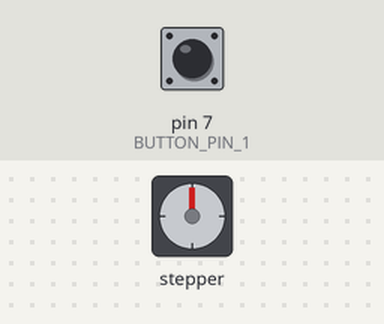
A sketch run on a simulated Arduino Uno, built with avr-gcc and run on an emulated ATmega328P. On the bench: stepper motor. Wiring (inferred from the names in the program): stepper motor (2048 steps per turn assumed): coils pin 9, pin 10, pin 11, pin 12. The test bench sets the inputs (shaded band); at power-on: pin 7 (BUTTON_PIN_1) HIGH.

Above: at 1.2 s.
1.3 s: pin 7 (BUTTON_PIN_1) pulled LOW for 0.15 s
At 1.46 s:
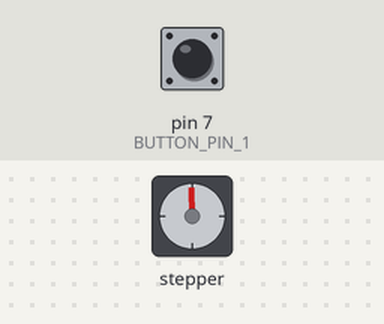
At 2.06 s:
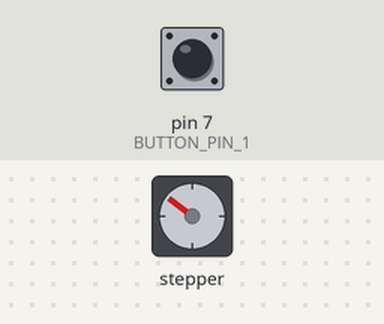
4.3 s: pin 7 (BUTTON_PIN_1) pulled LOW for 1 s
At 4.61 s:
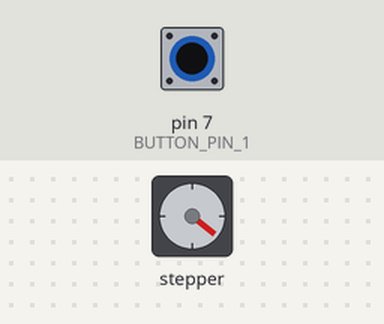
Timing chart, 0 to 8.6 s (numbered marks = the images above; inputs shaded):
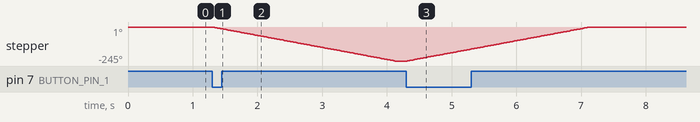

Measured:
- after the input at 1.3 s, stepper: keeps turning counter-clockwise at about 87°/s, starting at once
- after the input at 4.3 s, stepper: turns 245° clockwise in 2.8 s, starting at once

The sketch:

stepper.ino
```cpp
//Barbu Angelo-Gabriel (angelo.barbu123@gmail.com)

#define BUTTON_PIN_1 7

#define STEPPER_PIN_1 9
#define STEPPER_PIN_2 10
#define STEPPER_PIN_3 11
#define STEPPER_PIN_4 12

bool oldDirection = true;
bool buttonState_1 = true;
int stepNumber = 0;

//function for one step
//signal sent to each stepper pin
void one_step (bool direction) {
  if (direction) {
    //going forward from S_PIN_1 to S_PIN_4
    switch (stepNumber) {
      case 0:
      digitalWrite(STEPPER_PIN_1, HIGH);
      digitalWrite(STEPPER_PIN_2, LOW);
      digitalWrite(STEPPER_PIN_3, LOW);
      digitalWrite(STEPPER_PIN_4, LOW);
      break;
      case 1:
      digitalWrite(STEPPER_PIN_1, LOW);
      digitalWrite(STEPPER_PIN_2, HIGH);
      digitalWrite(STEPPER_PIN_3, LOW);
      digitalWrite(STEPPER_PIN_4, LOW);
      break;
      case 2:
      digitalWrite(STEPPER_PIN_1, LOW);
      digitalWrite(STEPPER_PIN_2, LOW);
      digitalWrite(STEPPER_PIN_3, HIGH);
      digitalWrite(STEPPER_PIN_4, LOW);
      break;
      case 3:
      digitalWrite(STEPPER_PIN_1, LOW);
      digitalWrite(STEPPER_PIN_2, LOW);
      digitalWrite(STEPPER_PIN_3, LOW);
      digitalWrite(STEPPER_PIN_4, HIGH);
      break;
    }
  } else {
    //going backwards from S_PIN_4 to S_PIN_1
    switch (stepNumber) {
      case 0:
      digitalWrite(STEPPER_PIN_1, LOW);
      digitalWrite(STEPPER_PIN_2, LOW);
      digitalWrite(STEPPER_PIN_3, LOW);
      digitalWrite(STEPPER_PIN_4, HIGH);
      break;
      case 1:
      digitalWrite(STEPPER_PIN_1, LOW);
      digitalWrite(STEPPER_PIN_2, LOW);
      digitalWrite(STEPPER_PIN_3, HIGH);
      digitalWrite(STEPPER_PIN_4, LOW);
      break;
      case 2:
      digitalWrite(STEPPER_PIN_1, LOW);
      digitalWrite(STEPPER_PIN_2, HIGH);
      digitalWrite(STEPPER_PIN_3, LOW);
      digitalWrite(STEPPER_PIN_4, LOW);
      break;
      case 3:
      digitalWrite(STEPPER_PIN_1, HIGH);
      digitalWrite(STEPPER_PIN_2, LOW);
      digitalWrite(STEPPER_PIN_3, LOW);
      digitalWrite(STEPPER_PIN_4, LOW);
      break;
    }
  }
  stepNumber++;
  //4 signals sequence
  if (stepNumber > 3)
    stepNumber = 0;
}

void setup() {
  pinMode(BUTTON_PIN_1, INPUT_PULLUP);
  pinMode(STEPPER_PIN_1, OUTPUT);
  pinMode(STEPPER_PIN_2, OUTPUT);
  pinMode(STEPPER_PIN_3, OUTPUT);
  pinMode(STEPPER_PIN_4, OUTPUT);
}

void loop() {

  buttonState_1 = digitalRead(BUTTON_PIN_1);
  if (buttonState_1 == LOW) {
    if (oldDirection) { //if pushed
      for (int i = 0; i < 1400; i++) {
        one_step(false); //goes forward for 1400 steps
        delay(2);
      }
      oldDirection = false; //changes next direction to backwards
    } else { //if pushed again
      for (int i = 0; i < 1400; i++) {
        one_step(true); //goes backwards for 1400 steps
        delay(2);
      }
      oldDirection = true; //changes next direction to forward
    }
  }
}
```
